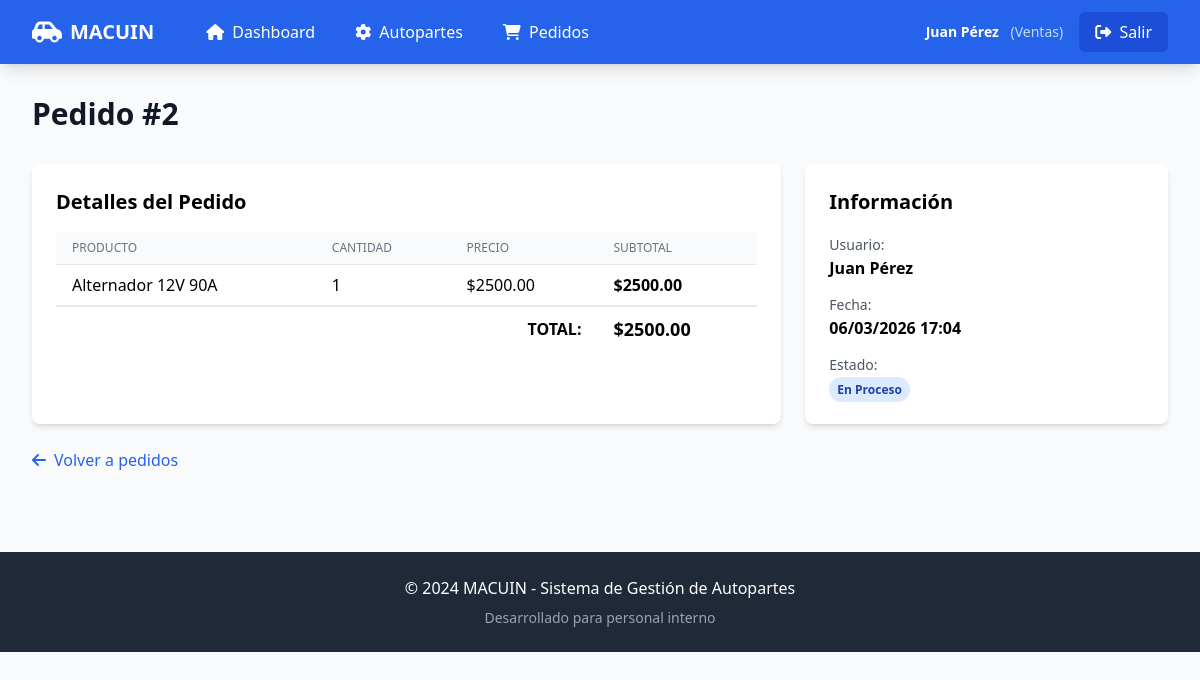
The app's page /pedidos/2 (signed in) with its own data.
### models.py (models this page shows, shortened)
class Usuario(UserMixin, db.Model):
    __tablename__ = 'usuarios'
    id = db.Column(db.Integer, primary_key=True)
    nombre = db.Column(db.String(100), nullable=False)
    email = db.Column(db.String(100), nullable=False, unique=True)
    password_hash = db.Column(db.String(255), nullable=False)
    rol_id = db.Column(db.Integer, db.ForeignKey('roles.id'), nullable=False)
    fecha_registro = db.Column(db.DateTime, default=datetime.utcnow)
    activo = db.Column(db.Boolean, default=True)
    pedidos = db.relationship('Pedido', backref='usuario', lazy='dynamic')

class Role(db.Model):
    __tablename__ = 'roles'
    id = db.Column(db.Integer, primary_key=True)
    nombre = db.Column(db.String(50), nullable=False, unique=True)
    descripcion = db.Column(db.String(150))
    usuarios = db.relationship('Usuario', backref='rol', lazy='dynamic')

class Pedido(db.Model):
    __tablename__ = 'pedidos'
    id = db.Column(db.Integer, primary_key=True)
    usuario_id = db.Column(db.Integer, db.ForeignKey('usuarios.id'), nullable=False)
    estado_id = db.Column(db.Integer, db.ForeignKey('estados_pedido.id'), nullable=False)
    fecha_pedido = db.Column(db.DateTime, default=datetime.utcnow)
    total = db.Column(db.Numeric(10, 2), nullable=False, default=0.00)
    detalles = db.relationship('DetallePedido', backref='pedido', lazy='dynamic', cascade='all, delete-orphan')

class DetallePedido(db.Model):
    __tablename__ = 'detalle_pedido'
    id = db.Column(db.Integer, primary_key=True)
    pedido_id = db.Column(db.Integer, db.ForeignKey('pedidos.id'), nullable=False)
    autoparte_id = db.Column(db.Integer, db.ForeignKey('autopartes.id'), nullable=False)
    cantidad = db.Column(db.Integer, nullable=False)
    precio_unitario = db.Column(db.Numeric(10, 2), nullable=False)
    @property
    def subtotal(self):
        return self.cantidad * self.precio_unitario

class Autoparte(db.Model):
    __tablename__ = 'autopartes'
    id = db.Column(db.Integer, primary_key=True)
    nombre = db.Column(db.String(150), nullable=False)
    descripcion = db.Column(db.Text)
    categoria_id = db.Column(db.Integer, db.ForeignKey('categorias.id'), nullable=False)
    marca = db.Column(db.String(100))
    precio = db.Column(db.Numeric(10, 2), nullable=False)
    activo = db.Column(db.Boolean, default=True)
    inventario = db.relationship('Inventario', backref='autoparte', uselist=False, cascade='all, delete-orphan')
    detalles_pedido = db.relationship('DetallePedido', backref='autoparte', lazy='dynamic')

class EstadoPedido(db.Model):
    __tablename__ = 'estados_pedido'
    id = db.Column(db.Integer, primary_key=True)
    nombre = db.Column(db.String(50), nullable=False, unique=True)
    pedidos = db.relationship('Pedido', backref='estado', lazy='dynamic')

### app.py (the view)
    @app.route('/pedidos/<int:id>')
    @login_required
    def pedidos_detail(id):
        pedido = Pedido.query.get_or_404(id)
        if current_user.rol.nombre == 'Ventas' and pedido.usuario_id != current_user.id:
            flash('No tienes permisos para ver este pedido.', 'danger')
            return redirect(url_for('pedidos_list'))
        return render_template('pedidos/detail.html', pedido=pedido)

### templates/pedidos/detail.html (shortened to what this page needs)
{% extends "base.html" %}
{% block content %}
<div class="mb-8"><h1 class="text-3xl font-bold text-gray-900">Pedido #{{ pedido.id }}</h1></div>
<div class="grid grid-cols-1 lg:grid-cols-3 gap-6">
    <div class="lg:col-span-2 bg-white rounded-lg shadow-md p-6">
        <h2 class="text-xl font-bold mb-4">Detalles del Pedido</h2>
        <table class="min-w-full">
            <thead class="bg-gray-50">
                <tr>
                    <th class="px-4 py-2 text-left text-xs font-medium text-gray-500 uppercase">Producto</th>
                    <th class="px-4 py-2 text-left text-xs font-medium text-gray-500 uppercase">Cantidad</th>
                    <th class="px-4 py-2 text-left text-xs font-medium text-gray-500 uppercase">Precio</th>
                    <th class="px-4 py-2 text-left text-xs font-medium text-gray-500 uppercase">Subtotal</th>
                </tr>
            </thead>
            <tbody>
                {% for detalle in pedido.detalles %}
                <tr class="border-t">
                    <td class="px-4 py-2">{{ detalle.autoparte.nombre }}</td>
                    <td class="px-4 py-2">{{ detalle.cantidad }}</td>
                    <td class="px-4 py-2">${{ "%.2f"|format(detalle.precio_unitario) }}</td>
                    <td class="px-4 py-2 font-bold">${{ "%.2f"|format(detalle.subtotal) }}</td>
                </tr>
                {% endfor %}
                <tr class="border-t-2 font-bold">
                    <td colspan="3" class="px-4 py-2 text-right">TOTAL:</td>
                    <td class="px-4 py-2 text-lg">${{ "%.2f"|format(pedido.total) }}</td>
                </tr>
            </tbody>
        </table>
    </div>
    <div class="bg-white rounded-lg shadow-md p-6">
        <h2 class="text-xl font-bold mb-4">Información</h2>
        <div class="space-y-3">
            <div><span class="text-sm text-gray-600">Usuario:</span><p class="font-semibold">{{ pedido.usuario.nombre }}</p></div>
            <div><span class="text-sm text-gray-600">Fecha:</span><p class="font-semibold">{{ pedido.fecha_pedido.strftime('%d/%m/%Y %H:%M') }}</p></div>
            <div><span class="text-sm text-gray-600">Estado:</span><p><span class="px-2 py-1 text-xs font-semibold rounded-full bg-blue-100 text-blue-800">{{ pedido.estado.nombre }}</span></p></div>
        </div>
    </div>
</div>
<a href="{{ url_for('pedidos_list') }}" class="mt-6 inline-block text-blue-600 hover:text-blue-800"><i class="fas fa-arrow-left mr-2"></i>Volver a pedidos</a>
{% endblock %}

### templates/base.html (shortened to what this page needs)
<!DOCTYPE html>
<html lang="es">
<head>
    <script src="https://cdn.tailwindcss.com"></script>
    <link rel="stylesheet" href="https://cdnjs.cloudflare.com/ajax/libs/font-awesome/6.4.0/css/all.min.css">
</head>
<body class="bg-gray-50">
    {% if current_user.is_authenticated %}
    <nav class="bg-blue-600 text-white shadow-lg">
        <div class="max-w-7xl mx-auto px-4 sm:px-6 lg:px-8">
            <div class="flex justify-between h-16">
                <div class="flex items-center">
                    <a href="{{ url_for('dashboard') }}" class="flex items-center">
                        <i class="fas fa-car-side text-2xl mr-2"></i>
                        <span class="font-bold text-xl">MACUIN</span>
                    </a>
                    <div class="hidden md:flex ml-10 space-x-4">
                        <a href="{{ url_for('dashboard') }}" class="px-3 py-2 rounded-md hover:bg-blue-700 transition">
                            <i class="fas fa-home mr-1"></i> Dashboard
                        </a>
                        <a href="{{ url_for('autopartes_list') }}" class="px-3 py-2 rounded-md hover:bg-blue-700 transition">
                            <i class="fas fa-cog mr-1"></i> Autopartes
                        </a>
                        <a href="{{ url_for('pedidos_list') }}" class="px-3 py-2 rounded-md hover:bg-blue-700 transition">
                            <i class="fas fa-shopping-cart mr-1"></i> Pedidos
                        </a>
                    </div>
                </div>
                <div class="flex items-center space-x-4">
                    <div class="text-sm">
                        <span class="font-semibold">{{ current_user.nombre }}</span>
                        <span class="text-blue-200 ml-2">({{ current_user.rol.nombre }})</span>
                    </div>
                    <a href="{{ url_for('logout') }}" class="px-4 py-2 bg-blue-700 rounded-md hover:bg-blue-800 transition">
                        <i class="fas fa-sign-out-alt mr-1"></i> Salir
                    </a>
                </div>
            </div>
        </div>
    </nav>
    {% endif %}
    <main class="{% if current_user.is_authenticated %}max-w-7xl mx-auto px-4 sm:px-6 lg:px-8 py-8{% endif %}">
        {% block content %}{% endblock %}
    </main>
    <footer class="bg-gray-800 text-white mt-12">
        <div class="max-w-7xl mx-auto px-4 sm:px-6 lg:px-8 py-6">
            <div class="text-center">
                <p>&copy; 2024 MACUIN - Sistema de Gestión de Autopartes</p>
                <p class="text-gray-400 text-sm mt-2">Desarrollado para personal interno</p>
            </div>
        </div>
    </footer>
</body>
</html>

### records on screen
Usuario: nombre "Juan Pérez", usuario.nombre "Juan Pérez"
Role: rol.nombre "Ventas"
Pedido: id "2", total "2500.00", fecha_pedido "06/03/2026 17:04"
DetallePedido: autoparte.nombre "Alternador 12V 90A", cantidad "1", precio_unitario "2500.00", subtotal "2500.00"
EstadoPedido: estado.nombre "En Proceso"
